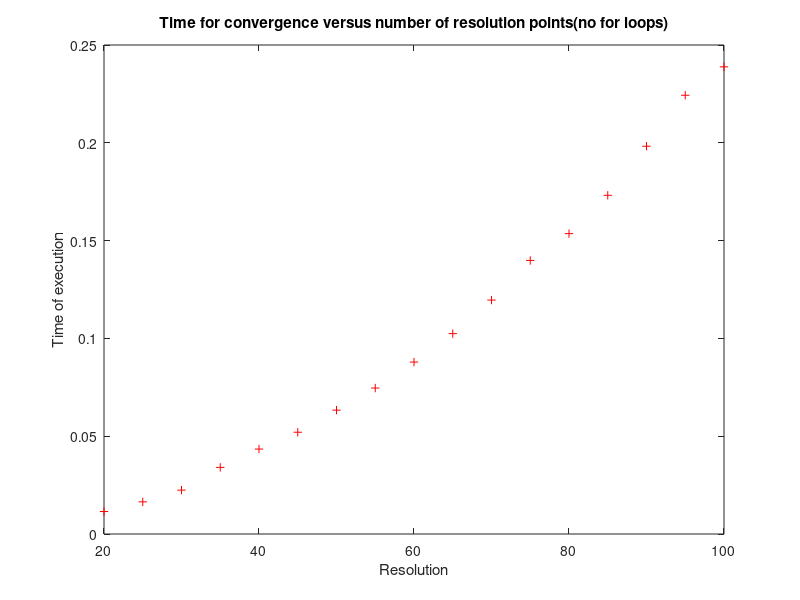
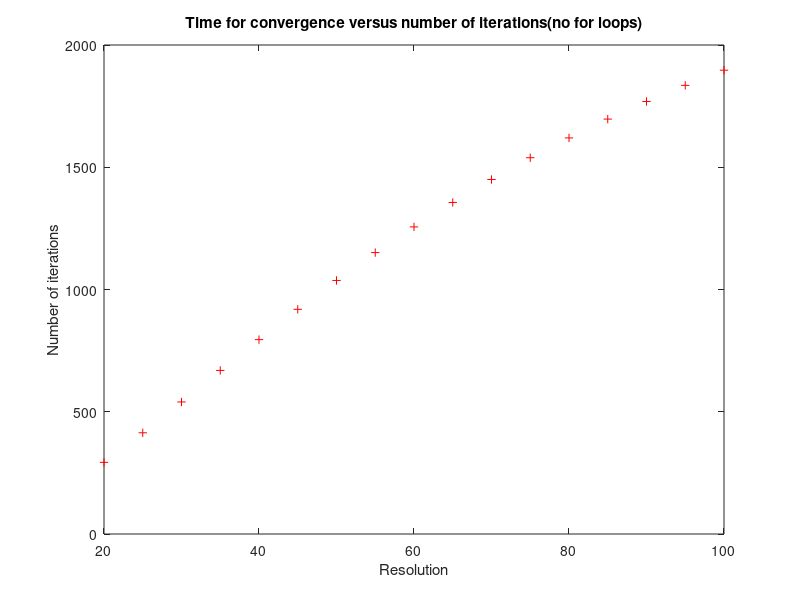
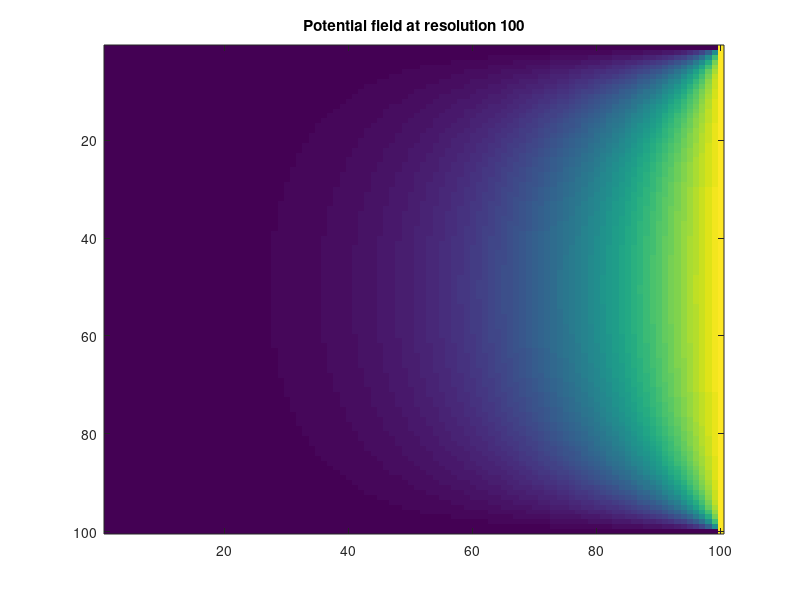
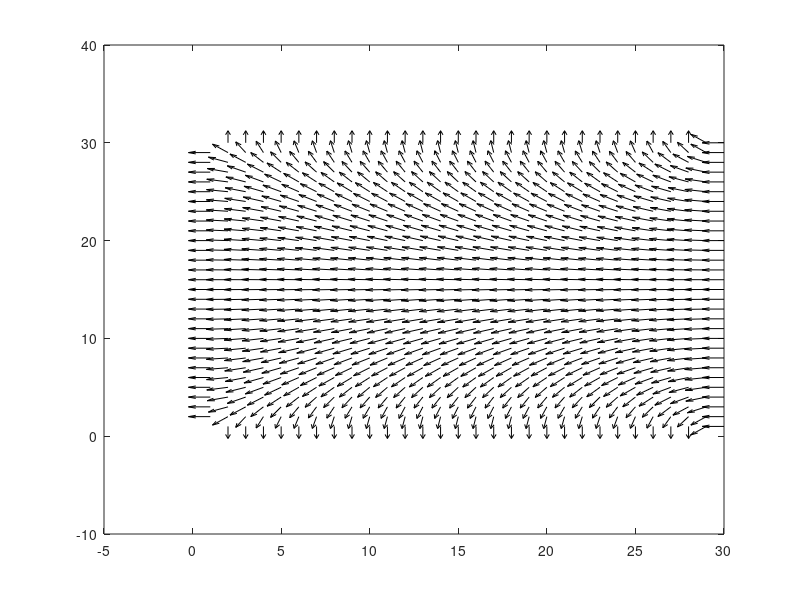

Write MATLAB code to recreate these figures, in order.
%initialize some variables here
n = 20;
time = [];
iterations = [];

%for different values of x and y dimention resolution, we're
%going to solve laplace equation
for(n = 20:5:100)

xdim = n;
ydim = n;

%time count begins here
tic;

V_now = zeros(xdim, ydim);
V_prev = zeros(xdim, ydim);
V_now(1:xdim, ydim) = 10;
iter = 0;
error = max(max(abs(V_now - V_prev)));

%iterate as long as the change in values obtained
%in negligible. In this case, max value change is 0.001
while(error > 0.001)
iter = iter+1;

V_now(2:xdim-1, 2:ydim-1) = (V_now(1:xdim-2, 2:ydim-1) + V_now(3:xdim, 2:ydim-1) + V_now(2:xdim-1, 1:ydim-2) + V_now(2:xdim-1, 3:ydim))*0.25;

error = max(max(abs(V_now-V_prev)));
V_prev = V_now;
%imagesc(V_now);
%pause(0.0001)
end

%update recorded time to solve and 
% number of iterations in an array
time = [time, toc];
iterations = [iterations, iter];

%for a convenient quiver plot, store the potential
%values at a convenient resolution which, in this case, 30
if(n == 30)
    V_quiv = V_now;
end

end

%plot convergence time vs no. of points/resolution
figure;
plot(20:5:100, time, 'r+');
title('Time for convergence versus number of resolution points(no for loops)');
xlabel('Resolution');
ylabel('Time of execution');

%plot number of iterations vs resulution
figure;
plot(20:5:100, iterations, 'r+');
title('Time for convergence versus number of iterations(no for loops)');
xlabel('Resolution');
ylabel('Number of iterations');

%visualization ofthe potential field
figure;
imagesc(V_now);
title('Potential field at resolution 100');

%vector plot plotted using quiver after
%normallizing the vector values
figure;
title('Vector plot of electric field(normallised) at resolution 30 points');
[ex, ey] = gradient(V_quiv, 1, 1);
sz = sqrt(ex.^2 + ey.^2);
ex = -ex;
ey = -ey;
exx = ex./sz;
eyy = ey./sz;
quiver(exx, eyy, 'k-');